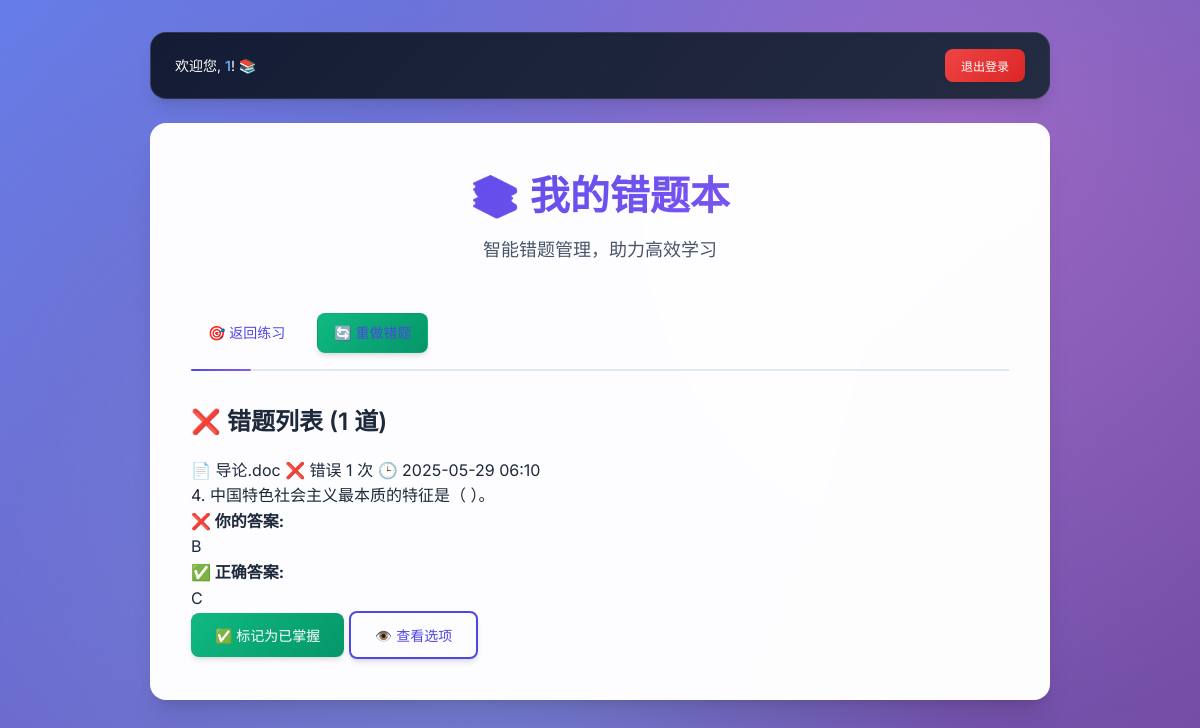
The page /wrong_answers (signed in) on the database as committed earlier.
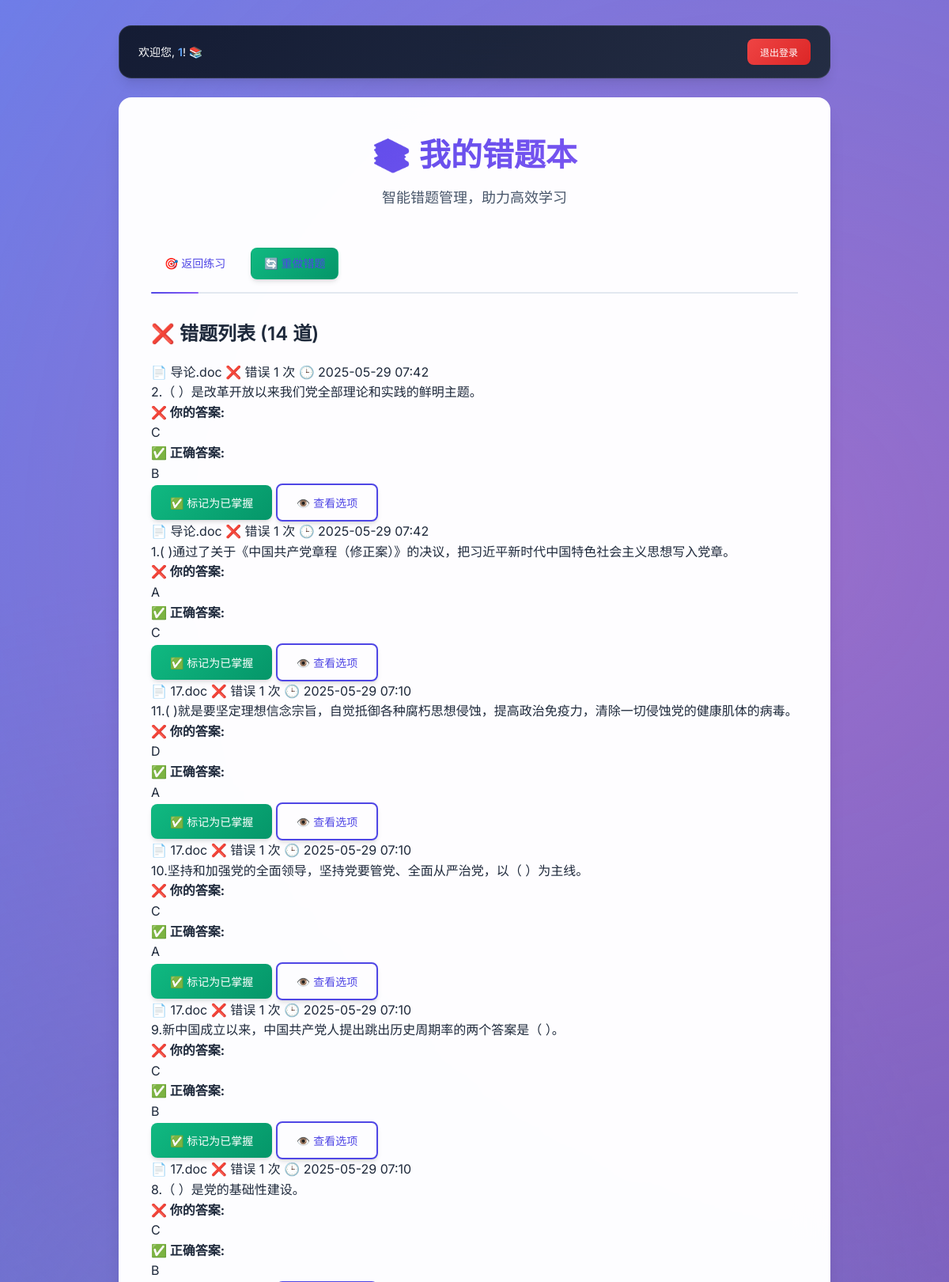
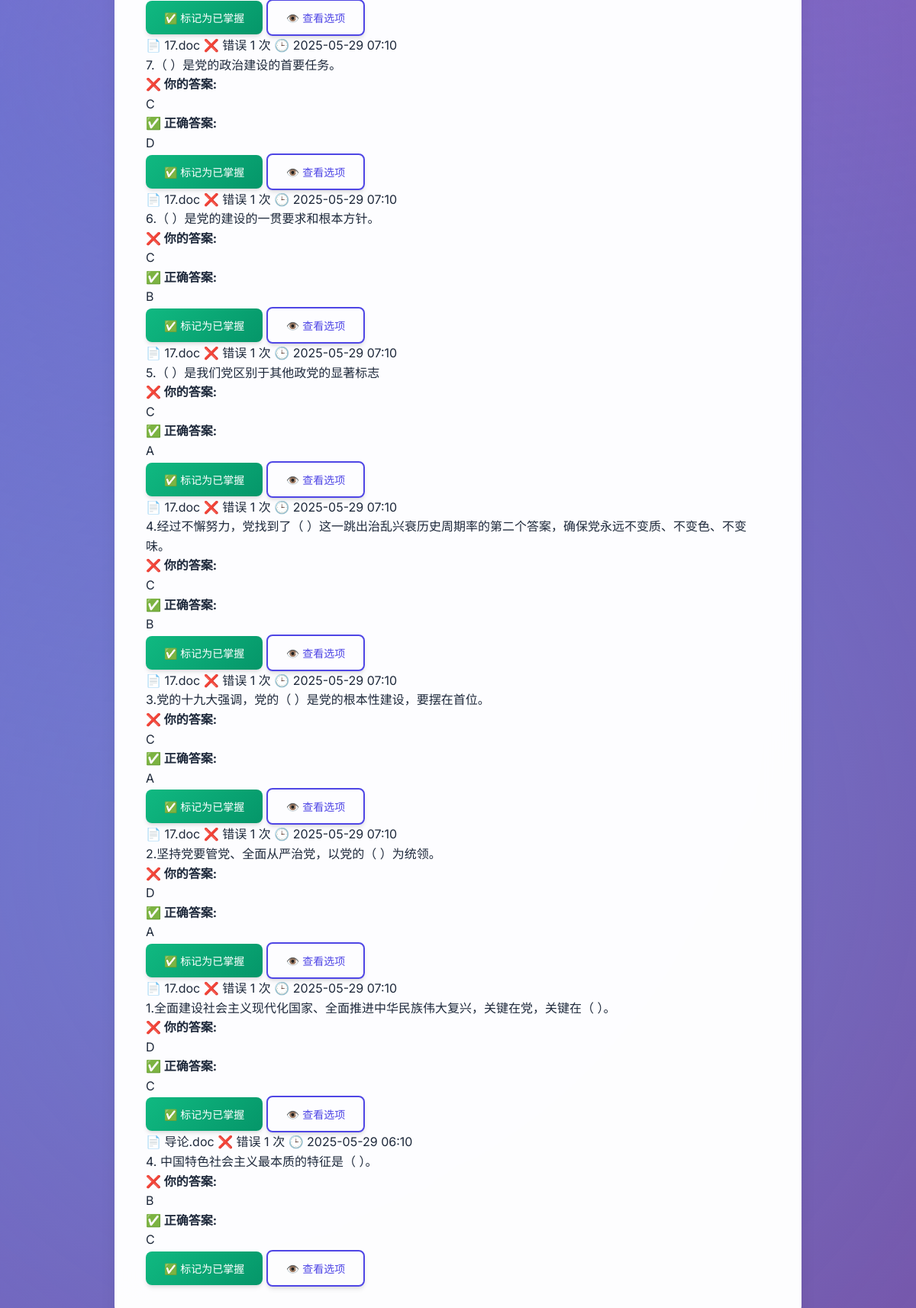
The same page on the database as committed later (2 pictures, top to bottom).
### tables this page shows
CREATE TABLE wrong_answers (
                        id INTEGER PRIMARY KEY AUTOINCREMENT,
                        user_id INTEGER,
                        question_id TEXT NOT NULL,
                        question_text TEXT NOT NULL,
                        question_type TEXT NOT NULL,
                        correct_answer TEXT NOT NULL,
                        user_answer TEXT NOT NULL,
                        question_options TEXT,
                        source_doc TEXT,
                        wrong_count INTEGER DEFAULT 1,
                        first_wrong_at TIMESTAMP DEFAULT CURRENT_TIMESTAMP,
                        last_wrong_at TIMESTAMP DEFAULT CURRENT_TIMESTAMP,
                        is_corrected INTEGER DEFAULT 0,
                        FOREIGN KEY (user_id) REFERENCES users (id)
                    );

### main_new.py (the view, shortened to what this page needs)
@app.route('/wrong_answers')
def wrong_answers_page():
    if 'user_id' not in session:
        return redirect(url_for('login_page'))
    try:
        user_id = session['user_id']
        raw_wrong_answers = db_manager.get_wrong_answers(user_id)
        processed_wrong_answers = []
        for ans_row in raw_wrong_answers:
            processed_ans = dict(ans_row)
            processed_wrong_answers.append(processed_ans)
        stats = db_manager.get_wrong_answer_stats(user_id)
        return render_template('wrong_answers.html',
                             username=session.get('username'),
                             wrong_answers=processed_wrong_answers,
                             stats=stats)
    except Exception as e:
        logger.error(f"获取错题本失败: {e}")
        import traceback
        logger.error(traceback.format_exc()) # Log full traceback for better debugging
        return redirect(url_for('quiz_page_actual'))

### database_manager.py (called while the page is built)
    def get_connection(self):
        if self.is_postgres:
            conn = psycopg2.connect(**self.db_config)
            return conn
        else:
            conn = sqlite3.connect(self.sqlite_path)
            conn.row_factory = sqlite3.Row
            return conn

    def execute_query(self, query, params=None, fetch_one=False, fetch_all=False):
        conn = self.get_connection()
        cursor = conn.cursor()
        try:
            if self.is_postgres:
                cursor = conn.cursor(cursor_factory=psycopg2.extras.RealDictCursor)
            cursor.execute(query, params or ())
            if fetch_one:
                result = cursor.fetchone()
            elif fetch_all:
                result = cursor.fetchall()
            else:
                result = None
            conn.commit()
            return result
        except Exception as e:
            conn.rollback()
            logger.error(f"数据库查询失败: {e}")
            raise
        finally:
            cursor.close()
            conn.close()

### templates/wrong_answers.html (shortened to what this page needs)
<!DOCTYPE html>
<html lang="zh-CN">
<head>
    <link rel="stylesheet" href="{{ url_for('static', filename='style.css') }}">
</head>
<body>
    <div class="main-wrapper">
        <div class="user-info-bar">
            <div>
                {% if username %}
                    <span>欢迎您, <strong>{{ username }}</strong>! 📚</span>
                {% else %}
                    <span>欢迎, 访客! 请先<a href="{{ url_for('login_page') }}" style="color: #60a5fa; text-decoration: underline;">登录</a> 🔐</span>
                {% endif %}
            </div>
            <div>
                {% if username %}
                    <button id="logoutBtnGlobal" class="btn-danger">退出登录</button>
                {% endif %}
            </div>
        </div>
        <div class="container-box wrong-answers-container">
            <h1>📚 我的错题本</h1>
            <p class="subtitle">智能错题管理，助力高效学习</p>
            <div class="navigation-bar">
                <div style="display: flex; gap: 15px; align-items: center;">
                    <a href="{{ url_for('quiz_page_actual') }}" class="btn btn-outline">
                        🎯 返回练习
                    </a>
                    {% if wrong_answers and wrong_answers|length > 0 %}
                    <a href="{{ url_for('retry_wrong_questions') }}" class="btn btn-secondary">
                        🔄 重做错题
                    </a>
                    {% endif %}
                </div>
            </div>
            {% if wrong_answers and wrong_answers|length > 0 %}
                <div class="wrong-answers-list">
                    <h3>❌ 错题列表 ({{ wrong_answers|length }} 道)</h3>
                    {% for wrong_answer in wrong_answers %}
                    <div class="wrong-answer-item{% if wrong_answer.is_corrected %} corrected{% endif %}"
                         data-question-id="{{ wrong_answer.question_id }}">
                        <div class="wrong-answer-header">
                            <div class="wrong-answer-meta">
                                <span class="meta-tag source-tag">
                                    📄 {{ wrong_answer.source_doc }}
                                </span>
                                <span class="meta-tag error-count-tag">
                                    ❌ 错误 {{ wrong_answer.wrong_count }} 次
                                </span>
                                <span class="meta-tag date-tag">
                                    🕒 {{ wrong_answer.last_wrong_at.strftime('%Y-%m-%d %H:%M') if wrong_answer.last_wrong_at else '未知时间' }}
                                </span>
                            </div>
                        </div>
                        <div class="wrong-question-text">
                            {{ wrong_answer.question_text }}
                        </div>
                        <div class="answer-comparison">
                            <div class="answer-box user-answer">
                                <strong>❌ 你的答案:</strong><br>
                                {{ wrong_answer.user_answer }}
                            </div>
                            <div class="answer-box correct-answer">
                                <strong>✅ 正确答案:</strong><br>
                                {{ wrong_answer.correct_answer }}
                            </div>
                        </div>
                        <div class="wrong-answer-actions">
                            {% if not wrong_answer.is_corrected %}
                            <button class="btn btn-secondary mark-corrected-btn"
                                    data-question-id="{{ wrong_answer.question_id }}">
                                ✅ 标记为已掌握
                            </button>
                            {% else %}
                            <span class="btn btn-outline" disabled>
                                ✓ 已掌握
                            </span>
                            {% endif %}
                            <button class="btn btn-outline show-options-btn"
                                    data-options="{{ wrong_answer.question_options|tojson if wrong_answer.question_options else '{}' }}">
                                👁️ 查看选项
                            </button>
                        </div>
                    </div>
                    {% endfor %}
                </div>
            {% endif %}
        </div>
    </div>
</body>
</html>

Rows that differ between the two databases and show on the page:
added wrong_answers: source_doc "导论.doc", wrong_count "1", last_wrong_at "2025-05-29 07:42", question_text "2.（ ）是改革开放以来我们党全部理论和实践的鲜明主题。", user_answer "C", correct_answer "B"
added wrong_answers: source_doc "导论.doc", wrong_count "1", last_wrong_at "2025-05-29 07:42", question_text "1.( )通过了关于《中国共产党章程（修正案）》的决议，把习近平新时代中国特色社会主义思想写入党章。", user_answer "A", correct_answer "C"
added wrong_answers: source_doc "17.doc", wrong_count "1", last_wrong_at "2025-05-29 07:10", question_text "11.( )就是要坚定理想信念宗旨，自觉抵御各种腐朽思想侵蚀，提高政治免疫力，清除一切侵蚀党的健康肌体的病毒。", user_answer "D", correct_answer "A"
added wrong_answers: source_doc "17.doc", wrong_count "1", last_wrong_at "2025-05-29 07:10", question_text "10.坚持和加强党的全面领导，坚持党要管党、全面从严治党，以（ ）为主线。", user_answer "C", correct_answer "A"
added wrong_answers: source_doc "17.doc", wrong_count "1", last_wrong_at "2025-05-29 07:10", question_text "9.新中国成立以来，中国共产党人提出跳出历史周期率的两个答案是（ ）。", user_answer "C", correct_answer "B"
added wrong_answers: source_doc "17.doc", wrong_count "1", last_wrong_at "2025-05-29 07:10", question_text "8.（ ）是党的基础性建设。", user_answer "C", correct_answer "B"
added wrong_answers: source_doc "17.doc", wrong_count "1", last_wrong_at "2025-05-29 07:10", question_text "7.（ ）是党的政治建设的首要任务。", user_answer "C", correct_answer "D"
added wrong_answers: source_doc "17.doc", wrong_count "1", last_wrong_at "2025-05-29 07:10", question_text "6.（ ）是党的建设的一贯要求和根本方针。", user_answer "C", correct_answer "B"
added wrong_answers: source_doc "17.doc", wrong_count "1", last_wrong_at "2025-05-29 07:10", question_text "5.（ ）是我们党区别于其他政党的显著标志", user_answer "C", correct_answer "A"
added wrong_answers: source_doc "17.doc", wrong_count "1", last_wrong_at "2025-05-29 07:10", question_text "4.经过不懈努力，党找到了（ ）这一跳出治乱兴衰历史周期率的第二个答案，确保党永远不变质、不变色、不变味。", user_answer "C", correct_answer "B"
added wrong_answers: source_doc "17.doc", wrong_count "1", last_wrong_at "2025-05-29 07:10", question_text "3.党的十九大强调，党的（ ）是党的根本性建设，要摆在首位。", user_answer "C", correct_answer "A"
added wrong_answers: source_doc "17.doc", wrong_count "1", last_wrong_at "2025-05-29 07:10", question_text "2.坚持党要管党、全面从严治党，以党的（ ）为统领。", user_answer "D", correct_answer "A"
added wrong_answers: source_doc "17.doc", wrong_count "1", last_wrong_at "2025-05-29 07:10", question_text "1.全面建设社会主义现代化国家、全面推进中华民族伟大复兴，关键在党，关键在（ ）。", user_answer "D", correct_answer "C"
Other text that changed with them:
{{ wrong_answers|length }}: "1" → "14"
